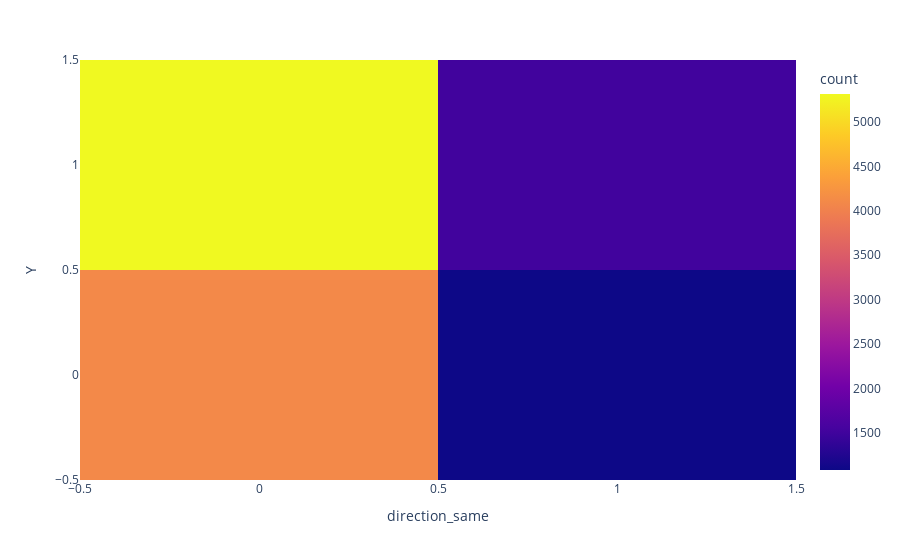

Notebook source saved alongside this figure:
### Code cell
px.density_heatmap(data, x='direction_same', y='Y')

### Figure 1 — Plotly figure (JSON) as saved in the notebook; plotly's stock layout.template omitted (floating-point values rounded to 4 significant figures; data arrays with more than 128 entries replaced by an {"elided": "..."} marker saying what was removed)
{"data": [{"coloraxis": "coloraxis", "hovertemplate": "direction_same=%{x}<br>Y=%{y}<br>count=%{z}<extra></extra>", "name": "", "type": "histogram2d", "x": {"elided": "12007 int values"}, "xaxis": "x", "xbingroup": "x", "y": {"elided": "12007 int values"}, "yaxis": "y", "ybingroup": "y"}], "layout": {"coloraxis": {"colorbar": {"title": {"text": "count"}}, "colorscale": [[0, "#0d0887"], [0.1111, "#46039f"], [0.2222, "#7201a8"], [0.3333, "#9c179e"], [0.4444, "#bd3786"], [0.5556, "#d8576b"], [0.6667, "#ed7953"], [0.7778, "#fb9f3a"], [0.8889, "#fdca26"], [1, "#f0f921"]]}, "legend": {"tracegroupgap": 0}, "margin": {"t": 60}, "xaxis": {"anchor": "y", "domain": [0, 1], "title": {"text": "direction_same"}}, "yaxis": {"anchor": "x", "domain": [0, 1], "title": {"text": "Y"}}}}
